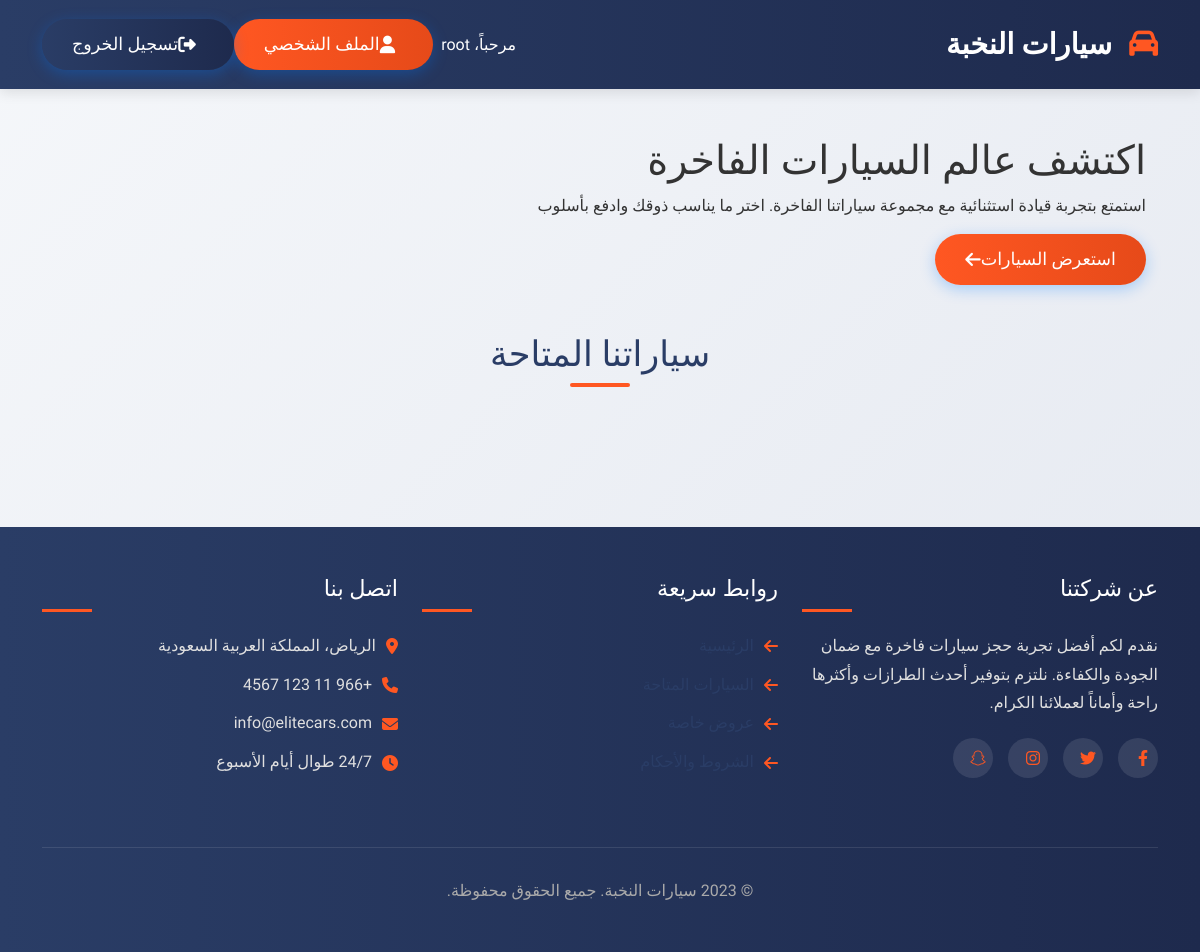
Page / (signed in) on the earlier database version.
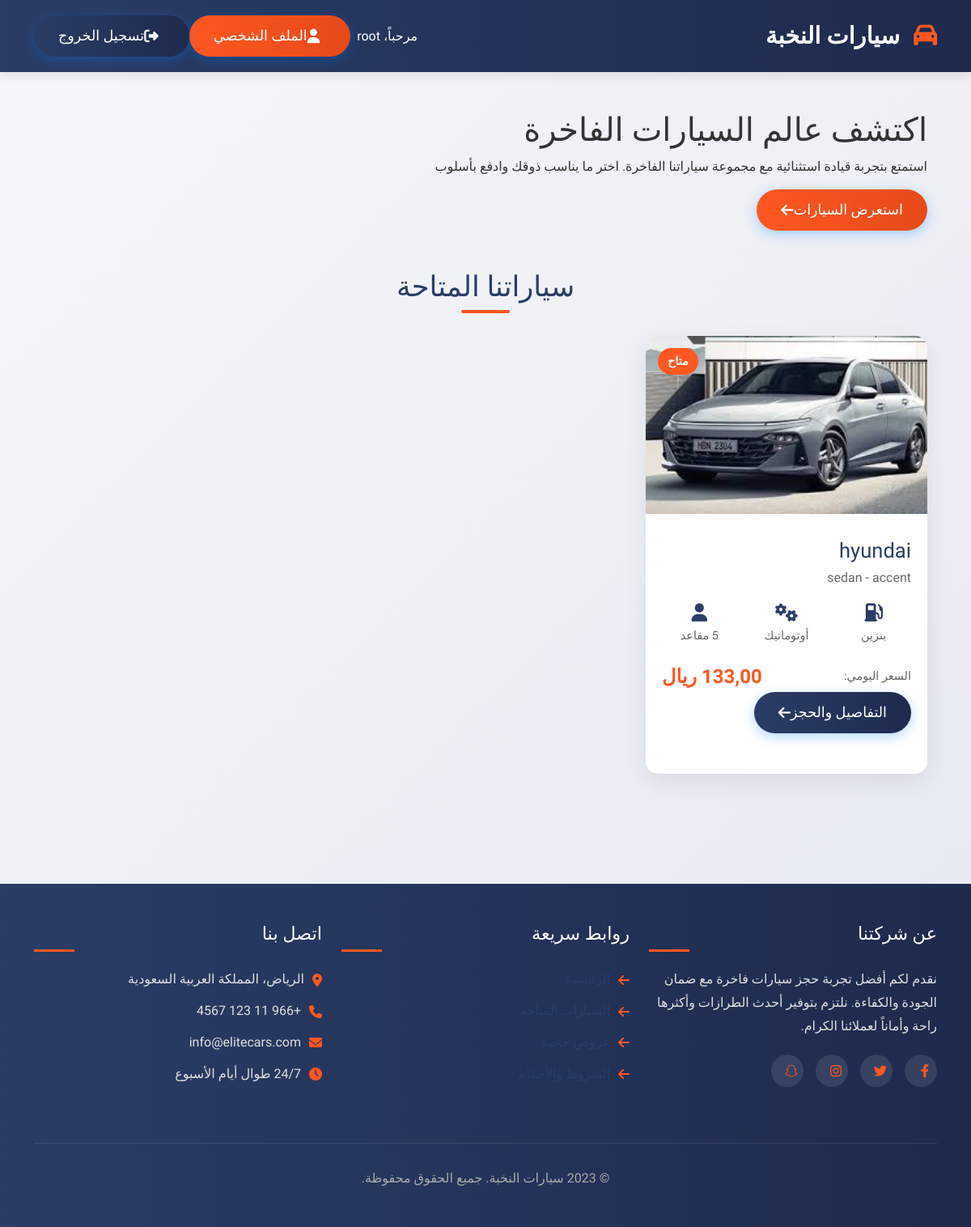
Same page on the later database version.
### users/models.py (models this page shows)
class CustomUser(AbstractUser):
    is_admin = models.BooleanField(
        _('مسؤول'),
        default=False,
        help_text=_('يميز المستخدمين الذين لديهم صلاحيات إدارية')
    )
    is_employee = models.BooleanField(
        _('موظف'),
        default=False,
        help_text=_('يميز المستخدمين الذين هم موظفين في الشركة')
    )
    class Meta:
        verbose_name = _('مستخدم')
        verbose_name_plural = _('المستخدمين')
        ordering = ['-date_joined']

### cars/models.py (models this page shows, shortened)
class Car(models.Model):
    FUEL_CHOICES = [
        ('gasoline', 'بنزين'),
        ('diesel', 'ديزل'),
        ('electric', 'كهرباء'),
        ('hybrid', 'هجين'),
    ]
    TRANSMISSION_CHOICES = [
        ('automatic', 'أوتوماتيك'),
        ('manual', 'يدوي'),
    ]
    name = models.CharField(max_length=255, verbose_name='الاسم')
    brand = models.CharField(max_length=255, verbose_name='العلامة التجارية')
    model = models.CharField(max_length=255, verbose_name='الموديل')
    year = models.PositiveIntegerField(verbose_name='السنة')
    price_per_day = models.DecimalField(
        max_digits=10,
        decimal_places=2,
        validators=[MinValueValidator(0)],
        verbose_name='السعر اليومي'
    )
    image = models.ImageField(upload_to='cars/', verbose_name='الصورة', default='cars/default_car.jpg')
    description = models.TextField(blank=True, verbose_name='الوصف')
    fuel_type = models.CharField(
        max_length=20,
        choices=FUEL_CHOICES,
        default='gasoline',
        verbose_name='نوع الوقود'
    )
    transmission = models.CharField(
        max_length=20,
        choices=TRANSMISSION_CHOICES,
        default='automatic',
        verbose_name='ناقل الحركة'
    )
    seats = models.PositiveIntegerField(default=5, verbose_name='عدد المقاعد')
    is_available = models.BooleanField(default=True, verbose_name='متاح')
    created_at = models.DateTimeField(auto_now_add=True, verbose_name='تاريخ الإنشاء')
    updated_at = models.DateTimeField(auto_now=True, verbose_name='تاريخ التحديث')
    class Meta:
        verbose_name = 'سيارة'
        verbose_name_plural = 'السيارات'
        ordering = ['-created_at']

### cars/views.py (the view)
# urls.py: path('', views.car_list, name='car_list'),
def car_list(request):
    cars = Car.objects.filter(is_available=True)
    return render(request, 'cars/car_list.html', {'cars': cars})

### cars/templates/cars/car_list.html (shortened to what this page needs)
{% extends "base.html" %}
{% load static %}
{% block content %}
<section class="hero">
    <div class="container">
        <h1 class="animated">اكتشف عالم السيارات الفاخرة</h1>
        <p class="subtitle animated">استمتع بتجربة قيادة استثنائية مع مجموعة سياراتنا الفاخرة. اختر ما يناسب ذوقك وادفع بأسلوب</p>
        <a href="#cars" class="btn btn-booking btn-orange animated">استعرض السيارات <i class="fas fa-arrow-left"></i></a>
    </div>
</section>
<div class="container py-5" id="cars">
    <h2 class="section-title">سياراتنا المتاحة</h2>
    <div class="row">
        {% for car in cars %}
        <div class="col-lg-4 col-md-6 mb-4">
            <div class="car-card animated">
                {% if car.is_available %}
                <div class="car-badge">متاح</div>
                {% else %}
                <div class="car-badge" style="background: #ccc;">غير متاح</div>
                {% endif %}
                <img src="{{ car.image.url }}" alt="{{ car.name }}" class="car-image">
                <div class="car-content">
                    <h2 class="car-title">{{ car.brand }}</h2>
                    <div class="car-model">{{ car.name }} - {{ car.model }}</div>
                    <div class="car-features">
                        <div class="feature">
                            <i class="fas fa-gas-pump"></i>
                            <span>{{ car.get_fuel_type_display }}</span>
                        </div>
                        <div class="feature">
                            <i class="fas fa-cogs"></i>
                            <span>{{ car.get_transmission_display }}</span>
                        </div>
                        <div class="feature">
                            <i class="fas fa-user"></i>
                            <span>{{ car.seats }} مقاعد</span>
                        </div>
                    </div>
                    <div class="price-container">
                        <div class="price-label">السعر اليومي:</div>
                        <div class="price">{{ car.price_per_day }} ريال</div>
                    </div>
                    <a href="{% url 'car_detail' car.id %}" class="btn btn-booking btn-primary-custom">
                        التفاصيل والحجز <i class="fas fa-arrow-left"></i>
                    </a>
                </div>
            </div>
        </div>
        {% endfor %}
    </div>
</div>
{% endblock %}

### templates/base.html (shortened to what this page needs)
{% load static %}
<!DOCTYPE html>
<html lang="ar" dir="rtl">
<head>
    <link href="https://cdn.jsdelivr.net/npm/bootstrap@5.3.0/dist/css/bootstrap.min.css" rel="stylesheet">
    <link rel="stylesheet" href="https://cdnjs.cloudflare.com/ajax/libs/font-awesome/6.4.0/css/all.min.css">
    <link rel="stylesheet" href="{% static 'css/style.css' %}">
</head>
<body>
    <header class="header">
        <div class="container">
            <div class="d-flex justify-content-between align-items-center">
                <div class="logo">
                    <a href="{% url 'car_list' %}" style="color: inherit; text-decoration: none;">
                        <i class="fas fa-car"></i>
                        <span>سيارات النخبة</span>
                    </a>
                </div>
                <nav>
                    {% if user.is_authenticated %}
                        <div class="d-flex align-items-center">
                            <span class="me-3">مرحباً، {{ user.username }}</span>
                            <a href="{% url 'profile' %}" class="btn btn-booking btn-orange me-2">
                                <i class="fas fa-user me-2"></i>الملف الشخصي
                            </a>
                            <form action="{% url 'logout' %}" method="post" style="display: inline;">
                                <button type="submit" class="btn btn-booking btn-primary-custom">
                                    <i class="fas fa-sign-out-alt me-2"></i>تسجيل الخروج
                                </button>
                            </form>
                        </div>
                    {% endif %}
                </nav>
            </div>
        </div>
    </header>
    <main class="container my-5">
        {% block content %}{% endblock %}
    </main>
    <footer class="footer">
        <div class="container">
            <div class="row">
                <div class="col-md-4 mb-4">
                    <h3>عن شركتنا</h3>
                    <p>نقدم لكم أفضل تجربة حجز سيارات فاخرة مع ضمان الجودة والكفاءة. نلتزم بتوفير أحدث الطرازات وأكثرها راحة وأماناً لعملائنا الكرام.</p>
                    <div class="social-links">
                        <a href="#"><i class="fab fa-facebook-f"></i></a>
                        <a href="#"><i class="fab fa-twitter"></i></a>
                        <a href="#"><i class="fab fa-instagram"></i></a>
                        <a href="#"><i class="fab fa-snapchat-ghost"></i></a>
                    </div>
                </div>
                <div class="col-md-4 mb-4">
                    <h3>روابط سريعة</h3>
                    <ul>
                        <li><i class="fas fa-arrow-left"></i> <a href="{% url 'car_list' %}">الرئيسية</a></li>
                        <li><i class="fas fa-arrow-left"></i> <a href="#">السيارات المتاحة</a></li>
                        <li><i class="fas fa-arrow-left"></i> <a href="#">عروض خاصة</a></li>
                        <li><i class="fas fa-arrow-left"></i> <a href="#">الشروط والأحكام</a></li>
                    </ul>
                </div>
                <div class="col-md-4 mb-4">
                    <h3>اتصل بنا</h3>
                    <ul>
                        <li><i class="fas fa-map-marker-alt"></i> الرياض، المملكة العربية السعودية</li>
                        <li><i class="fas fa-phone"></i> +966 11 123 4567</li>
                        <li><i class="fas fa-envelope"></i> info@elitecars.com</li>
                        <li><i class="fas fa-clock"></i> 24/7 طوال أيام الأسبوع</li>
                    </ul>
                </div>
            </div>
            <div class="copyright">
                &copy; 2023 سيارات النخبة. جميع الحقوق محفوظة.
            </div>
        </div>
    </footer>
</body>
</html>

### static/css/style.css (style rules this page uses)
:root { --primary-color: #2a3d66; --secondary-color: #ff5722; --light-color: #f8f9fa; --dark-color: #343a40; }
body { font-family: 'Tajawal', sans-serif; background: linear-gradient(135deg, #f5f7fa 0%, #e4e8f0 100%); color: #333; min-height: 100vh; line-height: 1.6; }
a { text-decoration: none; color: var(--primary-color); transition: all 0.3s; }
.header { background: linear-gradient(to right, var(--primary-color), #1e2a4d); color: white; padding: 1.2rem 0; box-shadow: 0 4px 12px rgba(0, 0, 0, 0.1); position: sticky; top: 0; z-index: 100; }
.logo { font-size: 1.8rem; font-weight: 700; color: white; }
.logo i { color: var(--secondary-color); margin-left: 10px; }
.btn-booking { display: inline-flex; align-items: center; justify-content: center; background: linear-gradient(to right, #007bff, #0062cc); color: white; padding: 12px 30px; font-size: 1.1rem; border-radius: 30px; transition: all 0.3s ease; border: none; cursor: pointer; box-shadow: 0 4px 15px rgba(0, 123, 255, 0.3); font-weight: 500; }
.btn-primary-custom { background: linear-gradient(to right, var(--primary-color), #1e2a4d); }
.btn-orange { background: linear-gradient(to right, var(--secondary-color), #e64a19); }
.section-title { text-align: center; color: var(--primary-color); font-size: 2.2rem; margin-bottom: 2.5rem; position: relative; }
.section-title::after { content: ""; position: absolute; bottom: -12px; left: 50%; transform: translateX(-50%); width: 60px; height: 4px; background: var(--secondary-color); border-radius: 2px; }
.car-card { background-color: #ffffff; border-radius: 15px; box-shadow: 0 10px 30px rgba(0, 0, 0, 0.08); transition: transform 0.4s ease, box-shadow 0.4s ease; overflow: hidden; position: relative; margin-bottom: 30px; height: 100%; }
.car-badge { position: absolute; top: 15px; left: 15px; background: var(--secondary-color); color: white; padding: 5px 12px; border-radius: 20px; font-weight: 600; font-size: 0.9rem; z-index: 2; }
.car-image { width: 100%; height: 220px; object-fit: cover; transition: transform 0.5s ease; }
.car-content { padding: 20px; }
.car-title { color: var(--primary-color); font-size: 1.6rem; margin: 10px 0 5px; }
.car-model { color: #666; font-size: 1rem; margin-bottom: 15px; }
.car-features { display: flex; justify-content: space-around; margin: 20px 0; flex-wrap: wrap; gap: 15px; }
.feature { text-align: center; min-width: 80px; }
.feature i { font-size: 1.4rem; color: var(--primary-color); margin-bottom: 5px; }
.feature span { display: block; font-size: 0.9rem; color: #666; }
.price-container { display: flex; justify-content: space-between; align-items: center; margin-top: 15px; }
.price { color: var(--secondary-color); font-weight: bold; font-size: 1.5rem; }
.price-label { color: #666; font-size: 0.9rem; }
.footer { background: linear-gradient(to right, var(--primary-color), #1e2a4d); color: white; padding: 3rem 0; margin-top: 4rem; }
.footer h3 { font-size: 1.4rem; margin-bottom: 20px; position: relative; padding-bottom: 10px; }
.footer h3::after { content: ""; position: absolute; bottom: 0; left: 0; width: 50px; height: 3px; background: var(--secondary-color); }
.footer p, .footer li { color: #e0e0e0; line-height: 1.8; }
.footer ul { list-style: none; padding: 0; }
.footer li { margin-bottom: 10px; display: flex; align-items: center; }
.footer i { color: var(--secondary-color); margin-left: 10px; }
.social-links { display: flex; gap: 15px; margin-top: 20px; }
.social-links a { display: inline-flex; align-items: center; justify-content: center; width: 40px; height: 40px; background: rgba(255, 255, 255, 0.1); border-radius: 50%; color: white; transition: all 0.3s; }
.copyright { text-align: center; padding-top: 30px; margin-top: 30px; border-top: 1px solid rgba(255, 255, 255, 0.1); color: #aaa; }
.animated { animation: fadeIn 0.8s ease-out forwards; }

Differences in the rows shown:
added Car: is_available "متاح", image (picture), brand "hyundai", name "sedan", model "accent", fuel_type "بنزين", transmission "أوتوماتيك"
